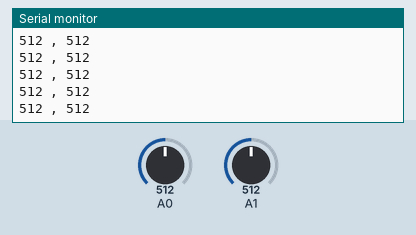
Bench run of a sketch on a simulated Arduino Uno, built with avr-gcc and run on an emulated ATmega328P. On the bench: the last lines printed to the serial monitor. Inputs (shaded band) come from the test bench; at power-on: A0 = 512, A1 = 512.

Above: at 1.2 s.
1.3 s: A0 set to 716
At 1.31 s:
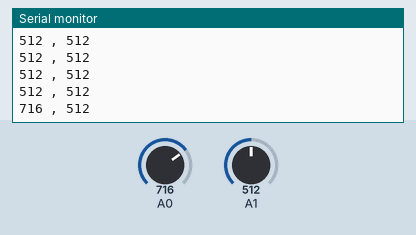
2.8 s: A1 set to 716
At 2.82 s:
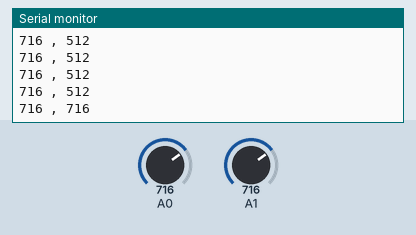
4.3 s: A0 set to 900
At 4.33 s:
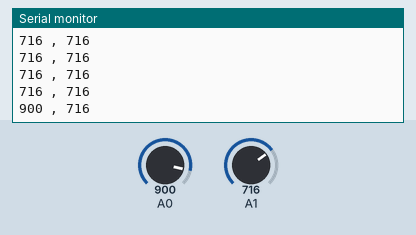
5.8 s: A1 set to 900
At 5.84 s:
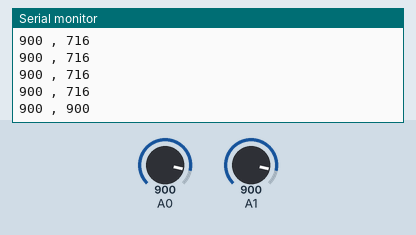
Timing chart, 0 to 8.3 s (numbered marks = the images above; inputs shaded):
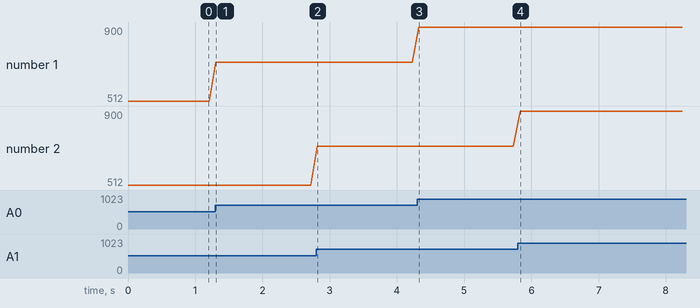

Measured:
- after the input at 1.3 s, the serial monitor: prints a new line at once (image 1)
- after the input at 2.8 s, the serial monitor: prints a new line at once (image 2)
- after the input at 4.3 s, the serial monitor: prints a new line at once (image 3)
- after the input at 5.8 s, the serial monitor: prints a new line at once (image 4)
- plotted number 1: 512 → 716 after the input at 1.3 s, 716 → 900 after the input at 4.3 s

The sketch:

AnalogReadTesting.ino
```cpp
void setup() {
  // put your setup code here, to run once:
Serial.begin(9600);
}

void loop() {
  // put your main code here, to run repeatedly:
Serial.print(analogRead(0));
Serial.print(" , ");
Serial.println(analogRead(1));
delay(100);

}
```
